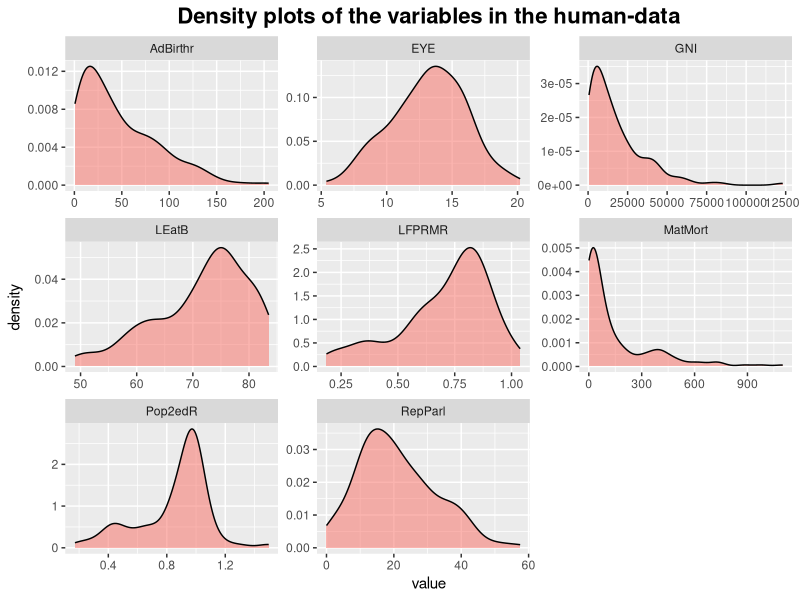
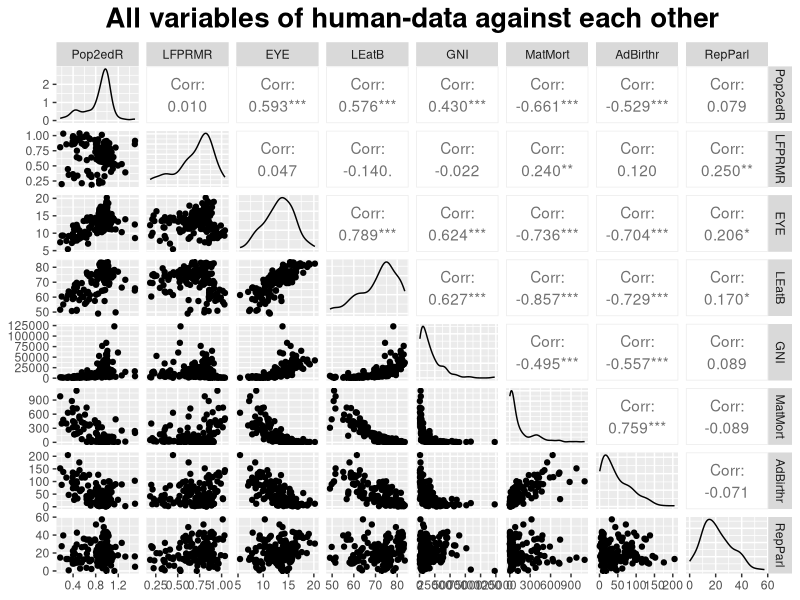
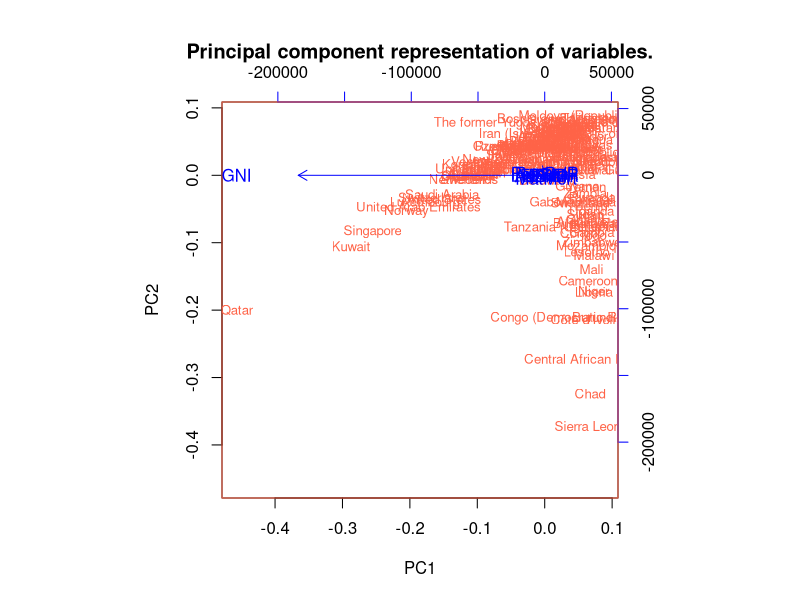
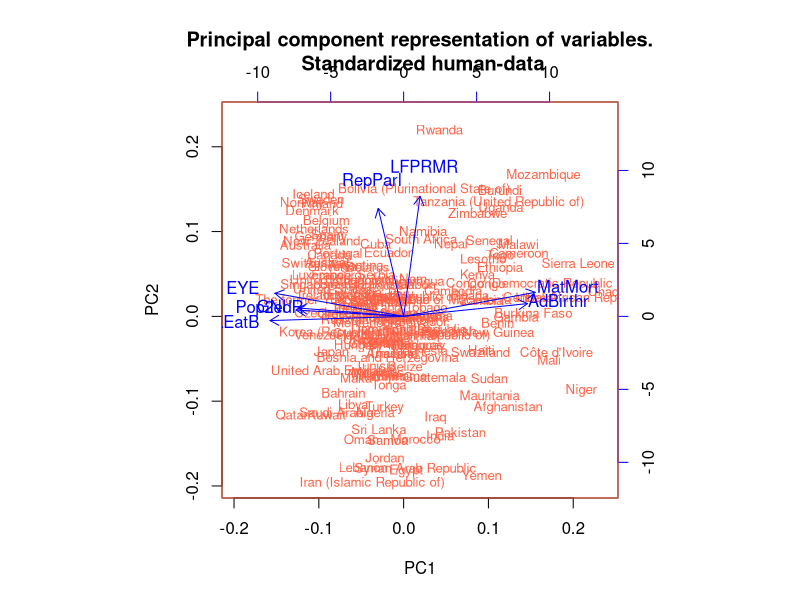
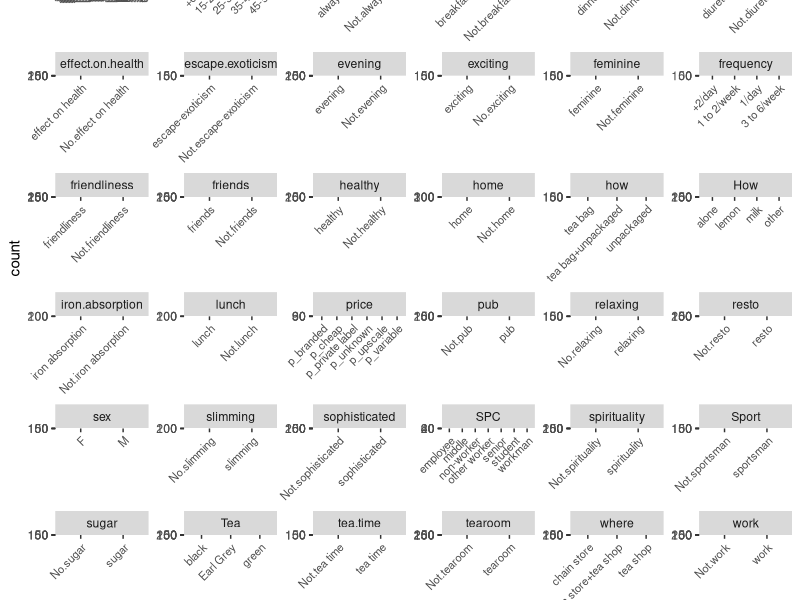
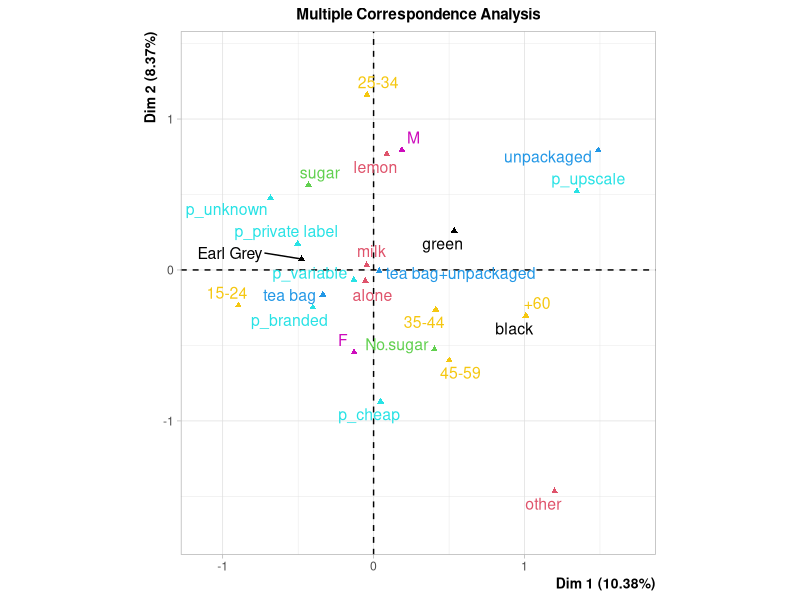

These charts were generated, in order, by the following R code:
## ---- chunk 1
#Read the data
setwd("C:/Users/Paula/Documents/GitHub/IODS-project/data")
human<-read.csv("human.csv",header=T,sep="")
## ---- chunk 2
#Explore the data
dim(human)
str(human)
## ---- chunk 3
#Access the tidyverse libraries tidyr, dplyr, ggplot2
library(tidyr); library(dplyr); library(ggplot2)
## ---- chunk 4
#Use gather() to gather columns into key-value pairs and then glimpse() at the resulting data
gather(human) %>% glimpse

#Draw a density plot of each variable
gather(human) %>% ggplot(aes(value,fill="#99999",alpha=0.3)) + facet_wrap("key", scales = "free") + 
  geom_density() +
  ggtitle("Density plots of the variables in the human-data") +
  theme(plot.title = element_text(hjust = 0.5,size=16,face='bold'),legend.position="none")
## ---- chunk 5
library("GGally")
## ---- chunk 6
#Create and draw a more advanced plot matrix with ggpairs()
p2 <- ggpairs(human,  
             lower = list(combo = wrap("facethist", bins = 20))) +
  ggtitle("All variables of human-data against each other") +
  theme(plot.title = element_text(hjust = 0.5,size=20,face='bold'))
p2
## ---- chunk 7
#Perform principal component analysis (with the SVD method)
pca_human1 <- prcomp(human)
pca_human1
pca_human1b<-summary(pca_human1)
pca_pr <- round(100*pca_human1b$importance[2, ], digits = 1)

#Print out the percentages of variance
pca_pr
## ---- chunk 8
#Draw a biplot of the principal component representation and the original variables
biplot(pca_human1, choices = 1:2,cex = c(0.8, 1),col = c("tomato", "blue"),main="Principal component representation of variables.")
## ---- chunk 9
#Standardize the variables
human_std <- scale(human)

#Print out summaries and standard deviations of the standardized variables
summary(human_std)
apply(human_std,2,sd)

#Perform principal component analysis (with the SVD method)
pca_human2 <- prcomp(human_std)
pca_human2
pca_human2b<-summary(pca_human2)
pca_pr2 <- round(100*pca_human2b$importance[2, ], digits = 1)

#Print out the percentages of variance
pca_pr2
## ---- chunk 10
#Draw a biplot of the principal component representation and the original variables
biplot(pca_human2, choices = 1:2,cex = c(0.8, 1),col = c("tomato", "blue"),main="Principal component representation of variables.\n Standardized human-data")
## ---- chunk 11
library("FactoMineR")
## ---- chunk 12
data(tea)
## ---- chunk 13
#Explore the data
dim(tea)
str(tea)
## ---- chunk 14
#Use gather() to gather columns into key-value pairs and then glimpse() at the resulting data
gather(tea) %>% glimpse

#Draw a bar plot of each variable
gather(tea) %>% ggplot(aes(value)) + facet_wrap("key", scales = "free") + geom_bar() + theme(axis.text.x = element_text(angle = 45, hjust = 1, size = 8))
## ---- chunk 15
teavars<-c("Tea","How","sugar","how","price","sex","age_Q")
tea_for_mca<-tea[teavars]
## ---- chunk 16
#Multiple correspondence analysis
mca <- MCA(tea_for_mca, graph = FALSE)

#Summary of the model
summary(mca)
## ---- chunk 17
#Visualize MCA
plot(mca,habillage="quali",
invisible="ind",cex=1.0,cex.lab=0.8,cex.axis=1.0,title="Multiple Correspondence Analysis",lwd=0.1, select="contrib 20")
